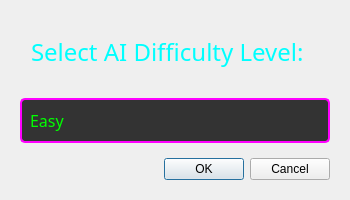
<?xml version="1.0" encoding="UTF-8"?>
<ui version="4.0">
 <class>DifficultyDialog</class>
 <widget class="QDialog" name="DifficultyDialog">
  <property name="geometry">
   <rect>
    <x>0</x>
    <y>0</y>
    <width>350</width>
    <height>200</height>
   </rect>
  </property>
  <property name="windowTitle">
   <string>Select AI Difficulty</string>
  </property>
  <layout class="QVBoxLayout" name="verticalLayout">
   <property name="leftMargin">
    <number>20</number>
   </property>
   <property name="topMargin">
    <number>20</number>
   </property>
   <property name="rightMargin">
    <number>20</number>
   </property>
   <property name="bottomMargin">
    <number>20</number>
   </property>
   <property name="spacing">
    <number>15</number>
   </property>
   <item>
    <widget class="QLabel" name="label_difficulty">
     <property name="font">
      <font>
       <family>Press Start 2P</family>
       <pointsize>18</pointsize>
      </font>
     </property>
     <property name="styleSheet">
      <string notr="true">color: #00ffff; padding: 5px; text-shadow: 0 0 5px #00ffff;</string>
     </property>
     <property name="text">
      <string>Select AI Difficulty Level:</string>
     </property>
    </widget>
   </item>
   <item>
    <widget class="QComboBox" name="difficultyComboBox">
     <property name="font">
      <font>
       <family>Press Start 2P</family>
       <pointsize>16</pointsize>
      </font>
     </property>
     <property name="styleSheet">
      <string notr="true">QComboBox { 
	font-family: 'Press Start 2P', monospace; font-size: 16px; padding: 8px; border: 2px solid #ff00ff; 
	border-radius: 5px; background-color: #333333; color: #00ff00; selection-background-color: #8a2be2; min-width: 200px; 
	text-shadow: 0 0 3px #00ff00; 
}
QComboBox::drop-down { border: 0px; }
QComboBox::down-arrow { image: url(:/icons/arrow_down.png); }</string>
     </property>
     <item>
      <property name="text">
       <string>Easy</string>
      </property>
      <property name="icon">
       <iconset>
        <normaloff/>
       </iconset>
      </property>
     </item>
     <item>
      <property name="text">
       <string>Medium</string>
      </property>
     </item>
     <item>
      <property name="text">
       <string>Hard</string>
      </property>
     </item>
     <item>
      <property name="text">
       <string>Impossible</string>
      </property>
     </item>
    </widget>
   </item>
   <item>
    <widget class="QDialogButtonBox" name="buttonBox">
     <property name="orientation">
      <enum>Qt::Horizontal</enum>
     </property>
     <property name="standardButtons">
      <set>QDialogButtonBox::Cancel|QDialogButtonBox::Ok</set>
     </property>
    </widget>
   </item>
  </layout>
 </widget>
 <resources/>
 <connections>
  <connection>
   <sender>buttonBox</sender>
   <signal>accepted()</signal>
   <receiver>DifficultyDialog</receiver>
   <slot>accept()</slot>
   <hints>
    <hint type="sourcelabel">
     <x>248</x>
     <y>254</y>
    </hint>
    <hint type="destinationlabel">
     <x>157</x>
     <y>274</y>
    </hint>
   </hints>
  </connection>
  <connection>
   <sender>buttonBox</sender>
   <signal>rejected()</signal>
   <receiver>DifficultyDialog</receiver>
   <slot>reject()</slot>
   <hints>
    <hint type="sourcelabel">
     <x>316</x>
     <y>260</y>
    </hint>
    <hint type="destinationlabel">
     <x>157</x>
     <y>274</y>
    </hint>
   </hints>
  </connection>
 </connections>
</ui>
